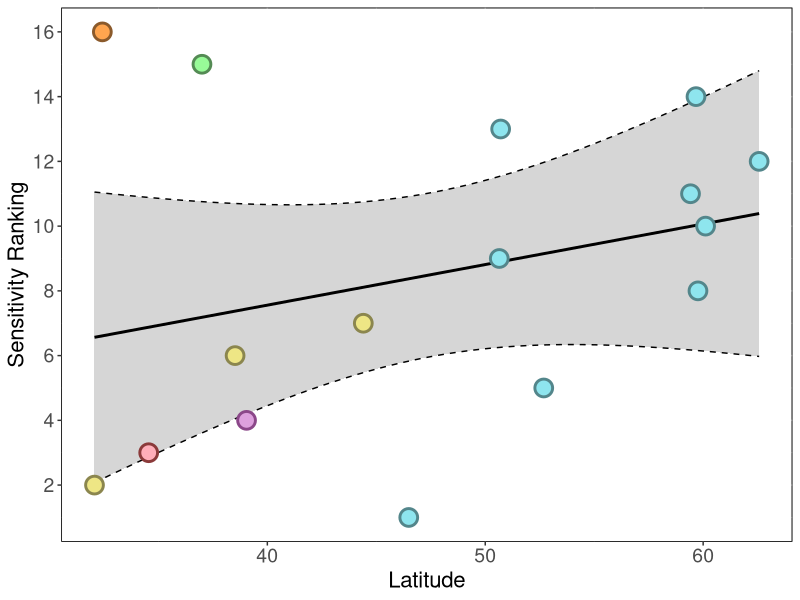

Here is the R script that generated this plot:
library(ggplot2)

lats <- list(
  AAb = 59.67218,
  FR  = 50.70708,
  HVb = 59.420,
  KOa = 60.111493,
  KVc = 62.57016,
  TUb = 59.76213,
  USs = 50.644,
  BI  = 52.68476,
  BOa = 46.49,
  Meligulata = 32.4279,
  Mimperfecta = 39.0458,
  Mcalifornica = 37,
  MJacquemontii = 34.5553,
  Mciliata.516979 = 32.068,
  Mciliata.636632 = 44.4042,
  Mciliata.31675  = 38.52
)

sensitivities <- list(
  AAb = -7.11,
  FR  = -6.43,
  HVb = -6.15,
  KOa = -5.71,
  KVc = -6.32,
  TUb = -5.26,
  USs = -5.68,
  BI  = -0.95,
  BOa = 3.8,
  Meligulata = -14.49,
  Mimperfecta = 0.85,
  Mcalifornica = -7.93,
  MJacquemontii = 2.88,
  Mciliata.516979 = 3.17,
  Mciliata.636632 = -3.91,
  Mciliata.31675  = -3.9
)

fill <- list(
  AAb = "cadetblue2",
  FR  = "cadetblue2",
  HVb = "cadetblue2",
  KOa = "cadetblue2",
  KVc = "cadetblue2",
  TUb = "cadetblue2",
  USs = "cadetblue2",
  BI  = "cadetblue2",
  BOa = "cadetblue2",
  Meligulata = "tan1",
  Mimperfecta = "plum",
  Mcalifornica = "palegreen",
  MJacquemontii = "lightpink1",
  Mciliata.516979 = "khaki2",
  Mciliata.636632 = "khaki2",
  Mciliata.31675  = "khaki2"
)

cols <- list(
  AAb = "cadetblue4",
  FR  = "cadetblue4",
  HVb = "cadetblue4",
  KOa = "cadetblue4",
  KVc = "cadetblue4",
  TUb = "cadetblue4",
  USs = "cadetblue4",
  BI  = "cadetblue4",
  BOa = "cadetblue4",
  Meligulata = "tan4",
  Mimperfecta = "orchid4",
  Mcalifornica = "palegreen4",
  MJacquemontii = "indianred4",
  Mciliata.516979 = "khaki4",
  Mciliata.636632 = "khaki4",
  Mciliata.31675  = "khaki4"
)


common_names <- intersect(names(lats), names(sensitivities))
xvals <- unlist(lats[common_names])
yvals <- -unlist(sensitivities[common_names])
fill <- unlist(fill[common_names])
cols <- unlist(cols[common_names])

sptest <- cor.test(xvals, yvals, method = "spearman")
rho.sp <- round(sptest$estimate, 4)
p.sp <- round(sptest$p.value, 4)

print(paste("Spearman coeff.:", rho.sp))
print(paste("Spearman p-value:",p.sp))

# creating confidence interval
xrank <- rank(xvals)
yrank <- rank(yvals)
df <- data.frame(lat=xvals, sensitivity=yrank, 
                 fill=fill, color=cols)
model <- lm(sensitivity ~ lat, data = df)

x_grid <- data.frame(lat = seq(min(df$lat), max(df$lat), length.out = 200))
pred <- predict(model, newdata = x_grid, interval = "confidence")
df_pred <- cbind(x_grid, pred)

dev.new()
ggplot(df, aes(lat, sensitivity)) +
  geom_smooth(method = "lm", color='black') +
  geom_line(aes(x = lat, y = lwr), data=df_pred, 
            linetype = 2) +
  geom_line(aes(x = lat, y = upr), data=df_pred, 
            linetype = 2) +
  geom_point(aes(fill=fill, color=color), shape=21, size=5, stroke=1.5) +
  theme(panel.background = element_rect(fill = "white", 
                                        colour = "grey50"),
        panel.border     = element_rect(fill = NA, 
                                        color = "black", linetype = "solid"))+
  scale_fill_identity() +
  scale_color_identity() +
  scale_y_continuous(breaks = c(0,2, 4, 6, 8,10,12,14,16)) +
  labs(x = "Latitude", y="Sensitivity Ranking") +
  theme(legend.position = "none",
        axis.text.x = element_text(size = 14),
        axis.text.y = element_text(size = 14),
        axis.title.x = element_text(size = 16),
        axis.title.y = element_text(size = 16))
